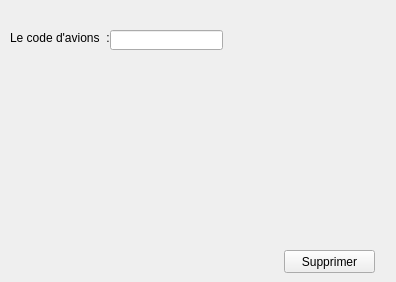
      <widget class="QWidget" name="tab_16">
       <attribute name="title">
        <string>Supprimer</string>
       </attribute>
       <widget class="QLabel" name="label_49">
        <property name="geometry">
         <rect>
          <x>10</x>
          <y>30</y>
          <width>161</width>
          <height>16</height>
         </rect>
        </property>
        <property name="text">
         <string>Le code d'avions  :</string>
        </property>
       </widget>
       <widget class="QLineEdit" name="lineEdit_25avion">
        <property name="geometry">
         <rect>
          <x>110</x>
          <y>30</y>
          <width>113</width>
          <height>20</height>
         </rect>
        </property>
       </widget>
       <widget class="QLabel" name="label_50">
        <property name="geometry">
         <rect>
          <x>316</x>
          <y>20</y>
          <width>71</width>
          <height>71</height>
         </rect>
        </property>
        <property name="text">
         <string/>
        </property>
        <property name="pixmap">
         <pixmap>../b_supprimer.png</pixmap>
        </property>
        <property name="scaledContents">
         <bool>true</bool>
        </property>
       </widget>
       <widget class="QPushButton" name="pushButton_supprimeravion">
        <property name="geometry">
         <rect>
          <x>284</x>
          <y>250</y>
          <width>91</width>
          <height>23</height>
         </rect>
        </property>
        <property name="styleSheet">
         <string notr="true"/>
        </property>
        <property name="text">
         <string>Supprimer</string>
        </property>
       </widget>
      </widget>
